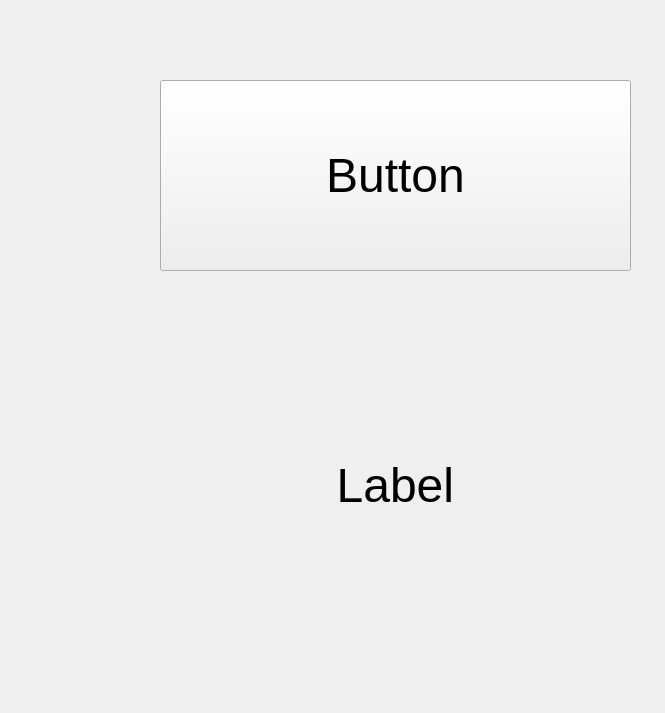
<?xml version="1.0" encoding="UTF-8"?>
<ui version="4.0">
 <class>MainWindow</class>
 <widget class="QMainWindow" name="MainWindow">
  <property name="geometry">
   <rect>
    <x>0</x>
    <y>0</y>
    <width>665</width>
    <height>713</height>
   </rect>
  </property>
  <property name="windowTitle">
   <string>MainWindow</string>
  </property>
  <widget class="QWidget" name="centralWidget">
   <property name="enabled">
    <bool>true</bool>
   </property>
   <widget class="QPushButton" name="pushButton">
    <property name="geometry">
     <rect>
      <x>160</x>
      <y>80</y>
      <width>471</width>
      <height>191</height>
     </rect>
    </property>
    <property name="font">
     <font>
      <pointsize>36</pointsize>
     </font>
    </property>
    <property name="text">
     <string>Button</string>
    </property>
   </widget>
   <widget class="QLabel" name="label">
    <property name="geometry">
     <rect>
      <x>270</x>
      <y>370</y>
      <width>381</width>
      <height>231</height>
     </rect>
    </property>
    <property name="font">
     <font>
      <pointsize>36</pointsize>
     </font>
    </property>
    <property name="text">
     <string>     Label</string>
    </property>
   </widget>
  </widget>
 </widget>
 <layoutdefault spacing="6" margin="11"/>
 <resources/>
 <connections/>
</ui>
